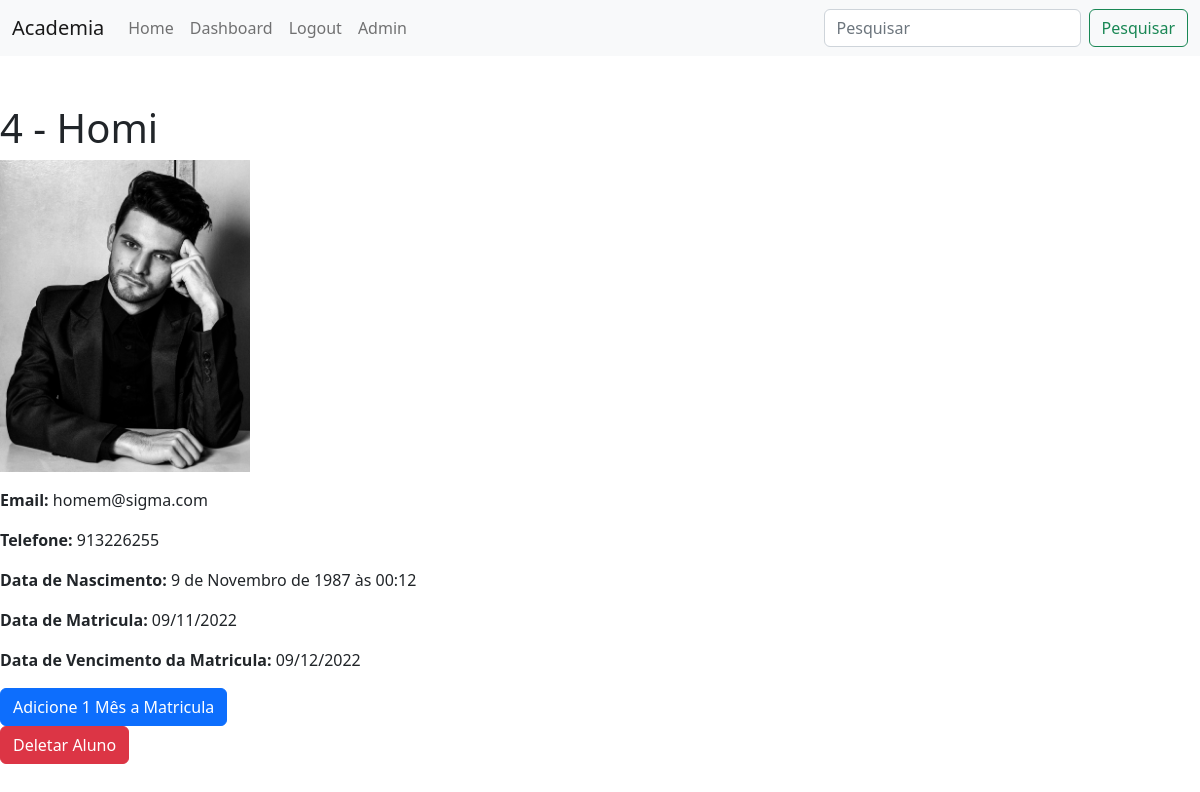
The app's page /4 (signed in) with its own data.
### alunos/models.py (models this page shows, shortened)
class Aluno(models.Model):
    nome = models.CharField(max_length=255)
    telefone = models.CharField(max_length=255)
    email = models.CharField(max_length=255, blank=True)
    data_criacao = models.DateTimeField(default=timezone.now)
    data_nascimento = models.DateTimeField()
    data_vencimento_matricula = models.DateTimeField(
        default=timezone.now() + timedelta(days=30))
    foto = models.ImageField(upload_to='fotos/%Y/%m/', blank=True)

### alunos/views.py (the view)
# urls.py: path("<int:aluno_id>", views.aluno, name="aluno"),
def aluno(request, aluno_id):
    aluno = get_object_or_404(Aluno, id=aluno_id)
    if aluno.data_vencimento_matricula.timestamp() < datetime.now().timestamp():
        messages.add_message(request, messages.ERROR,
                             'Matrícula vencida')
    return render(request, 'alunos/detalhes.html', {
        'aluno': aluno
    })

### alunos/templates/alunos/detalhes.html (shortened to what this page needs)
{% extends 'base.html' %} {% block conteudo %}
<div>
    <h1>{{aluno.id}} - {{aluno.nome}}</h1>
    {% if aluno.foto %}
    <p>
        <img
            src="{{aluno.foto.url}}"
            alt="{{aluno.nome}}"
            style="height: auto; max-width: 250px"
        />
    </p>
    {% endif %}
    <p>
        <strong>Email:</strong>
        {{aluno.email}}
    </p>
    <p><strong>Telefone: </strong>{{aluno.telefone}}</p>
    <p><strong>Data de Nascimento: </strong>{{aluno.data_nascimento}}</p>
    <p>
        <strong>Data de Matricula: </strong>{{aluno.data_criacao|date:'d/m/Y' }}
    </p>
    <p>
        <strong> Data de Vencimento da Matricula: </strong>
        {{aluno.data_vencimento_matricula|date:'d/m/Y'}}
    </p>
    {% if user.is_authenticated %}
    <form action="{% url 'add_tempo' aluno.id %}">
        <button type="submit" class="btn btn-primary">
            Adicione 1 Mês a Matricula
        </button>
    </form>
    <form action="{% url 'deletar' aluno.id %}">
        <button type="submit" class="btn btn-danger">Deletar Aluno</button>
    </form>
    {% endif %}
</div>
{% endblock conteudo %}

### records on screen
Aluno: id "4", nome "Homi", foto (picture), email "homem@sigma.com", telefone "913226255", data_nascimento "9 de Novembro de 1987 às 00:12", data_criacao "09/11/2022", data_vencimento_matricula "09/12/2022"
